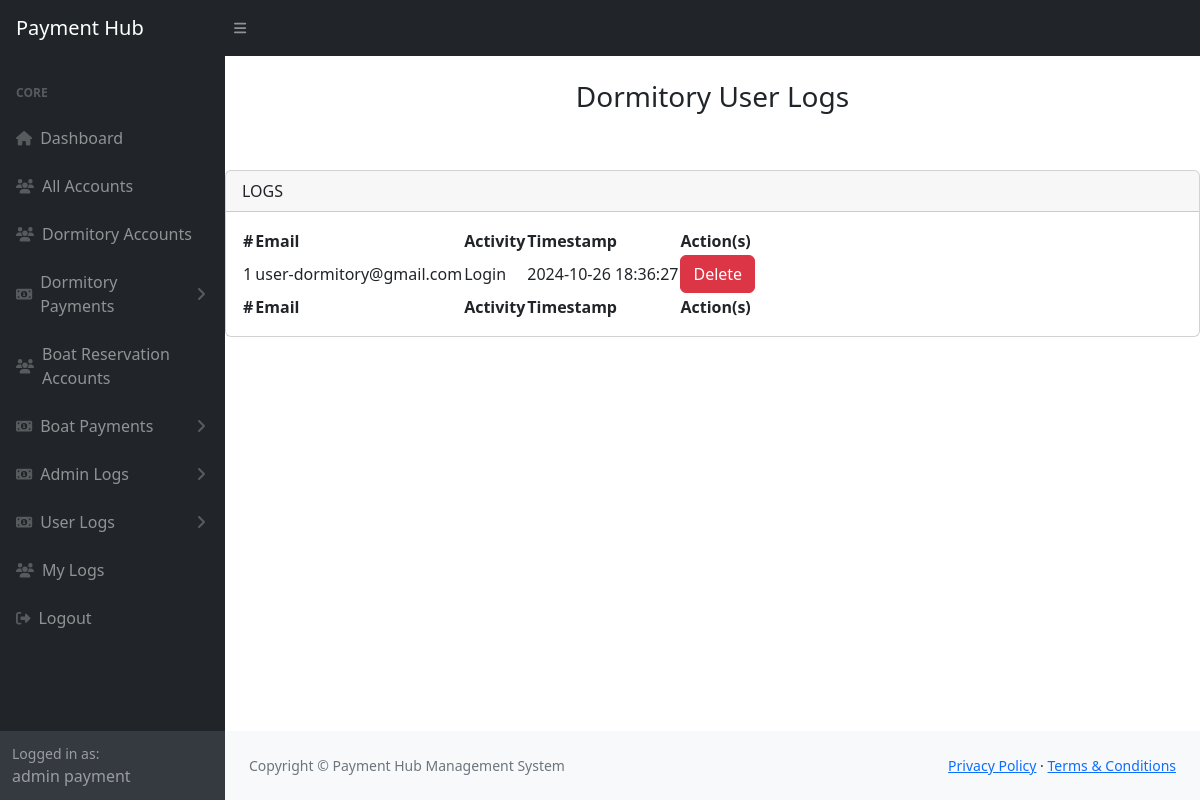
Page /admin/payment-admin/dormitory-userLogs.php (signed in) on the committed database.
### tables this page shows
CREATE TABLE `accounts` (
  `id` int(11) NOT NULL,
  `image` varchar(255) NOT NULL,
  `name` varchar(80) NOT NULL,
  `email` varchar(100) NOT NULL,
  `password` varchar(100) NOT NULL,
  `user_type` varchar(50) NOT NULL,
  `date_registered` datetime NOT NULL DEFAULT current_timestamp()
);

CREATE TABLE `logs` (
  `id` int(20) NOT NULL,
  `email` varchar(100) NOT NULL,
  `activity_type` varchar(50) NOT NULL,
  `system_type` varchar(60) NOT NULL,
  `timestamp` datetime NOT NULL DEFAULT current_timestamp()
);

### admin/payment-admin/dormitory-userLogs.php (the view, shortened to what this page needs)
<?php
include('payment-header.php');
?>
<main>
    <div class="d-flex justify-content-center mt-4">
        <h3>Dormitory User Logs</h3>
    </div>
    <div class="card mt-5">
        <div class="card-header">
            LOGS
        </div>
        <div class="card-body">
            <table id="datatablesSimple">
                <thead>
                    <tr>
                        <th>#</th>
                        <th>Email</th>
                        <th>Activity</th>
                        <th>Timestamp</th>
                        <th>Action(s)</th>
                    </tr>
                </thead>
                <tfoot>
                    <tr>
                        <th>#</th>
                        <th>Email</th>
                        <th>Activity</th>
                        <th>Timestamp</th>
                        <th>Action(s)</th>
                    </tr>
                </tfoot>
                <tbody>
                    <?php
                    $sql = "SELECT * FROM logs WHERE system_type = 'user dormitory' ORDER BY id DESC";
                    $result = $connection->query($sql);
                    if ($result->num_rows > 0) {
                        $count = 1;
                        while ($row = $result->fetch_assoc()) {
                            echo "<tr>
                                            <td>{$count}</td>
                                            <td>{$row['email']}</td>
                                            <td>{$row['activity_type']}</td>
                                            <td>{$row['timestamp']}</td>
                                            <td>
                                                <button class='btn btn-danger' onclick='confirmDelete(" . $row['id'] . ")'>Delete</button>
                                            </td>
                                        </tr>";
                            $count++;
                        }
                    } else {
                        echo "<tr><td colspan='5' class='text-center'>No accounts found.</td></tr>";
                    }
                    ?>
                </tbody>
            </table>
        </div>
    </div>
</main>
<?php include("../../components/footer.php"); ?>
<?php include("../../components/scripts.php"); ?>

### admin/payment-admin/payment-header.php (shortened to what this page needs)
<?php
    $id = $_SESSION['id'];
    include('../../connection/connection.php');
    $sql = "SELECT * FROM accounts WHERE id = $id";
    $result = $connection->query($sql);
    if ($result->num_rows > 0) {
        $user = $result->fetch_assoc();
    } else {
        die('Account not found.');
    }
?>
<!DOCTYPE html>
<html lang="en">
    <head>
        <link href="https://cdn.jsdelivr.net/npm/simple-datatables@7.1.2/dist/style.min.css" rel="stylesheet" />
        <link href="../../css/dashboard.css" rel="stylesheet" />
    </head>
    <body class="sb-nav-fixed">
        <nav class="sb-topnav navbar navbar-expand navbar-dark bg-dark">
            <a class="navbar-brand ps-3" href="payment-adminDashboard.php">Payment Hub</a>
            <button class="btn btn-link btn-sm order-1 order-lg-0 me-4 me-lg-0" id="sidebarToggle" href="#!"><i class="fas fa-bars"></i></button>
        </nav>
        <div id="layoutSidenav">
            <div id="layoutSidenav_nav">
                <nav class="sb-sidenav accordion sb-sidenav-dark" id="sidenavAccordion">
                    <div class="sb-sidenav-menu">
                        <div class="nav">
                            <div class="sb-sidenav-menu-heading">Core</div>
                            <a class="nav-link" href="payment-adminDashboard.php">
                                <div class="sb-nav-link-icon"><i class="fas fa-home"></i></div>
                                Dashboard
                            </a>
                            <a class="nav-link" href="all-accounts.php">
                                <div class="sb-nav-link-icon"><i class="fas fa-users"></i></div>
                                All Accounts
                            </a>
                            <a class="nav-link" href="dormitory-accounts.php">
                                <div class="sb-nav-link-icon"><i class="fas fa-users"></i></div>
                                Dormitory Accounts
                            </a>
                            <a class="nav-link collapsed" href="#" data-bs-toggle="collapse" data-bs-target="#collapseLayouts" aria-expanded="false" aria-controls="collapseLayouts">
                                <div class="sb-nav-link-icon"><i class="fas fa-money-bill-alt"></i></div>
                                Dormitory Payments
                                <div class="sb-sidenav-collapse-arrow"><i class="fas fa-angle-down"></i></div>
                            </a>
                            <a class="nav-link" href="boat-accounts.php">
                                <div class="sb-nav-link-icon"><i class="fas fa-users"></i></div>
                                Boat Reservation Accounts
                            </a>
                            <a class="nav-link collapsed" href="#" data-bs-toggle="collapse" data-bs-target="#Boat" aria-expanded="false" aria-controls="Boat">
                                <div class="sb-nav-link-icon"><i class="fas fa-money-bill-alt"></i></div>
                                Boat Payments
                                <div class="sb-sidenav-collapse-arrow"><i class="fas fa-angle-down"></i></div>
                            </a>
                            <a class="nav-link collapsed" href="#" data-bs-toggle="collapse" data-bs-target="#AdminLogs" aria-expanded="false" aria-controls="AdminLogs">
                                <div class="sb-nav-link-icon"><i class="fas fa-money-bill-alt"></i></div>
                                Admin Logs
                                <div class="sb-sidenav-collapse-arrow"><i class="fas fa-angle-down"></i></div>
                            </a>
                            <a class="nav-link collapsed" href="#" data-bs-toggle="collapse" data-bs-target="#UserLogs" aria-expanded="false" aria-controls="UserLogs">
                                <div class="sb-nav-link-icon"><i class="fas fa-money-bill-alt"></i></div>
                                User Logs
                                <div class="sb-sidenav-collapse-arrow"><i class="fas fa-angle-down"></i></div>
                            </a>
                            <a class="nav-link" href="my-logs.php">
                                <div class="sb-nav-link-icon"><i class="fas fa-users"></i></div>
                                My Logs
                            </a>
                            <a class="nav-link" href="../../logout.php">
                                <div class="sb-nav-link-icon"><i class="fas fa-sign-out-alt"></i></div>
                                Logout
                            </a>
                        </div>
                    </div>
                    <div class="sb-sidenav-footer">
                        <div class="small">Logged in as:</div>
                        <?php echo $user['name']; ?>
                    </div>
                </nav>
            </div>
            <div id="layoutSidenav_content">

### rows in the picture
accounts: name "admin payment"
logs: email "user-dormitory@gmail.com", activity_type "Login", timestamp "2024-10-26 18:36:27"
